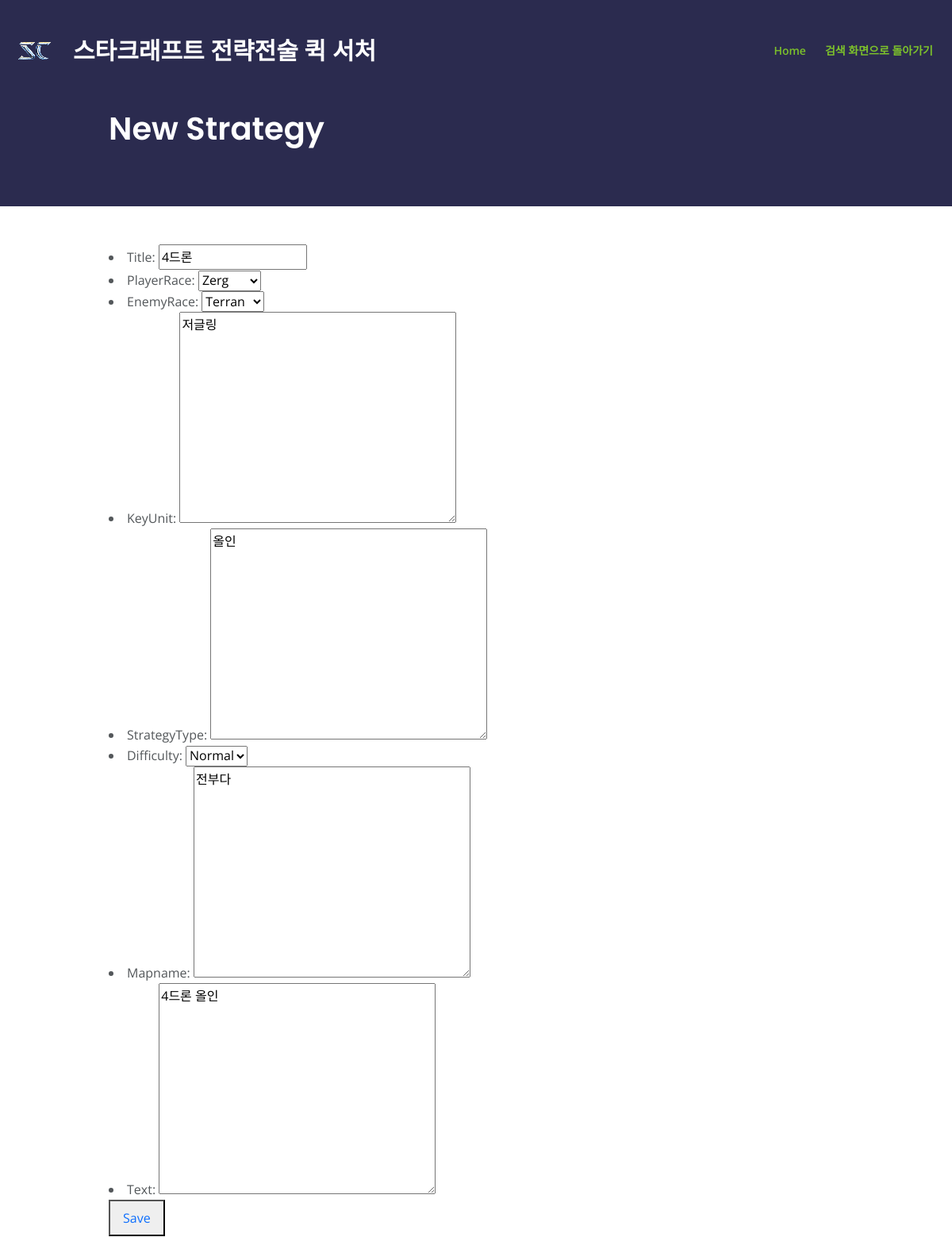
The app's page /strategy/1/strategy_edit.html (upper part), older data.
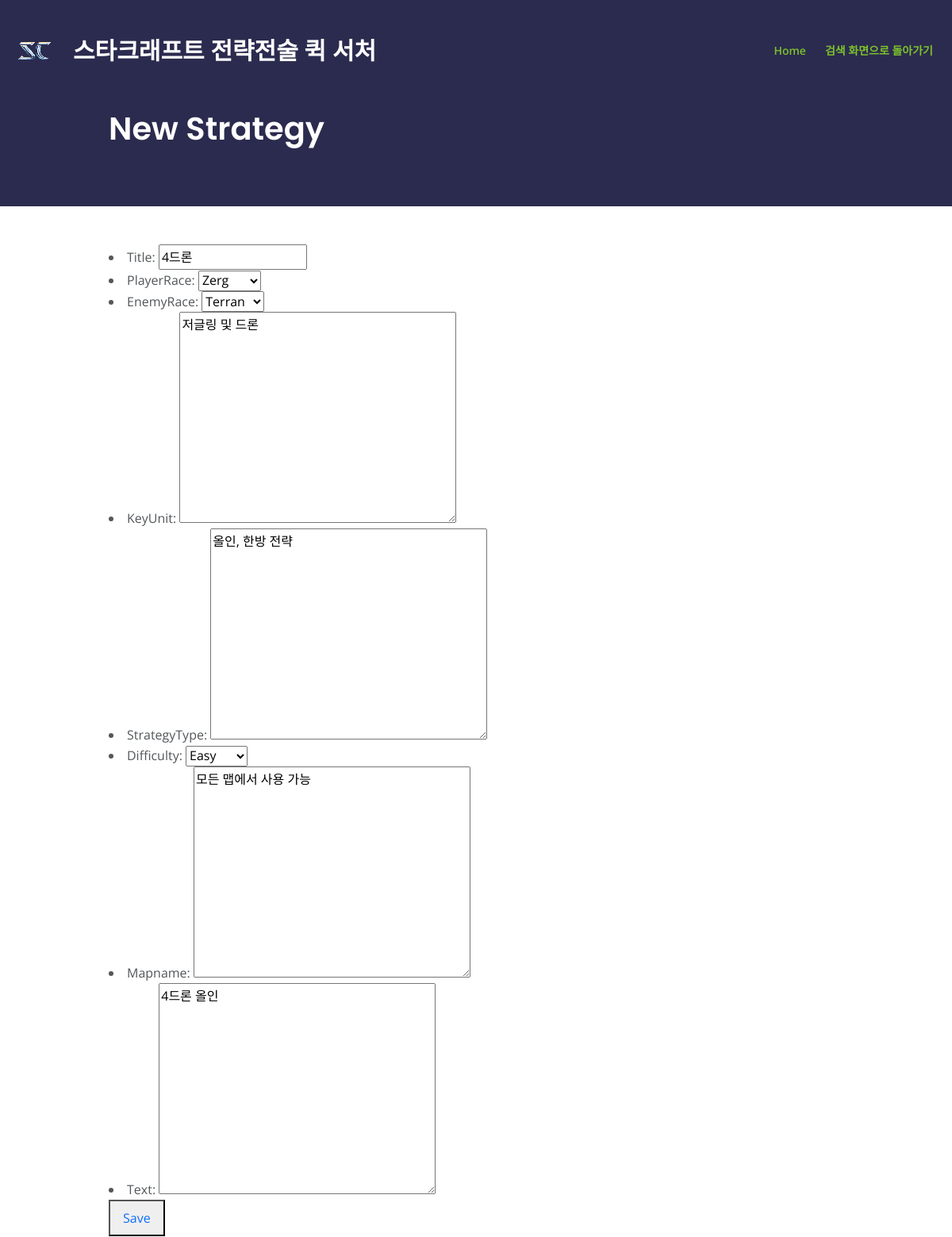
The same page, newer data.
### app/models.py (models this page shows, shortened)
class Strategy(models.Model):
	raceType = models.TextChoices('Race', 'Terran Zerg Protoss') # 테 프 저
	difficultyType = models.TextChoices('difficulty', 'Easy Normal Hard') # 쉬움 보통 어려움
	title = models.CharField(max_length=200) # 전략명
	playerRace = models.CharField(blank=False, choices=raceType.choices, max_length=10) # 플레이어 종족
	enemyRace = models.CharField(blank=False, choices=raceType.choices, max_length=10) # 상대 종족
	keyUnit = models.TextField() # 핵심 유닛
	strategyType = models.TextField() # 전략 형태(타이밍, 올인, ...)
	difficulty = models.CharField(blank=True, choices=difficultyType.choices, max_length=10) # 난이도
	mapname = models.TextField() # 맵
	text = models.TextField() # 전략 상세 내용
	created_date = models.DateTimeField(default=timezone.now) # 전략을 작성한 날짜
	modified_date = models.DateTimeField(blank=True, null=True) # 전략을 수정한 날짜

### app/views.py (the view)
# urls.py: path('strategy/<int:pk>/strategy_edit.html', views.strategy_edit, name='strategy_edit'),
def strategy_edit(request, pk):
	strategy = get_object_or_404(Strategy, pk=pk)
	if request.method == "POST":
		form = StrategyForm(request.POST, instance=strategy)
		if form.is_valid():
			strategy = form.save(commit=False)
			strategy.modified_date = timezone.now()
			strategy.save()
			return redirect('strategy_detail', pk=strategy.pk)
	else:
		form = StrategyForm(instance = strategy)
	return render(request, 'app/strategy_new.html', {'form': form})

### app/forms.py
class StrategyForm(forms.ModelForm):
	class Meta:
		model = Strategy
		fields = ('title', 'playerRace', 'enemyRace', 'keyUnit', 'strategyType', 'difficulty', 'mapname', 'text')

### app/templates/app/strategy_new.html (shortened to what this page needs)
{% load static %}
<!DOCTYPE html>
<html lang="en">
<head>
    <link href="{% static 'css/bootstrap.min.css' %}" rel="stylesheet">
    <link href="{% static 'css/fontawesome-all.min.css' %}" rel="stylesheet">
    <link href="{% static 'css/swiper.css' %}" rel="stylesheet">
	<link href="{% static 'css/styles.css' %}" rel="stylesheet">
</head>
<body>
    <nav id="navbar" class="navbar navbar-expand-lg fixed-top navbar-dark" aria-label="Main navigation">
        <div class="container">
            <a class="navbar-brand logo-image" href="../../index.html"><img src="{% static 'images/sc_logo_transparent.png' %}" alt="alternative"></a>
            <a class="navbar-brand logo-text" href="../../index.html">스타크래프트 전략전술 퀵 서처</a>
            <div class="navbar-collapse offcanvas-collapse" id="navbarsExampleDefault">
                <ul class="navbar-nav ms-auto navbar-nav-scroll">
                    <li class="nav-item">
                        <a class="nav-link active" aria-current="page" href="../../index.html">Home</a>
                    </li>
                    <li class="nav-item">
                        <a class="nav-link active" aria-current="page" href="../../search.html">검색 화면으로 돌아가기</a>
                    </li>
                </ul>
            </div>
        </div>
    </nav>
    <header class="ex-header">
        <div class="container">
            <div class="row">
                <div class="col-xl-10 offset-xl-1">
                    <h1>New Strategy</h1>
                </div>
            </div>
        </div>
    </header>
    <div class="ex-basic-1 pt-5 pb-5">
        <div class="container">
            <div class="row">
                <div class="col-xl-10 offset-xl-1">
                	    <form method="POST" class="post-form">{% csrf_token %}
    						{{ form.as_ul }}
    						<button type="submit" class="nav-link">Save</button>
    					</form>
                </div>
            </div>
        </div>
    </div>
</body>
</html>

Row changes from the older to the newer data that the page shows:
changed Strategy "4드론": keyUnit "저글링" → "저글링 및 드론"; strategyType "올인" → "올인, 한방 전략"; difficulty "Normal" → "Easy"; mapname "전부다" → "모든 맵에서 사용 가능"
